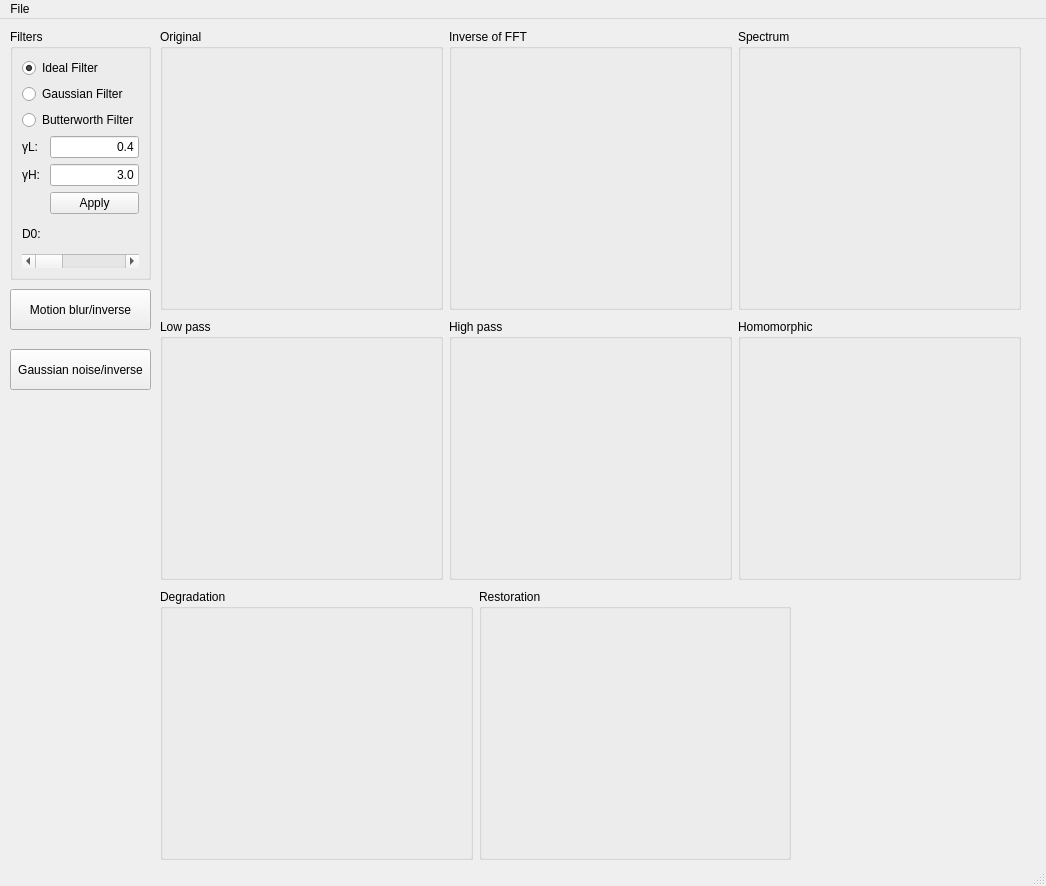
<?xml version="1.0" encoding="UTF-8"?>
<ui version="4.0">
 <class>MainWindow</class>
 <widget class="QMainWindow" name="MainWindow">
  <property name="geometry">
   <rect>
    <x>0</x>
    <y>0</y>
    <width>1046</width>
    <height>886</height>
   </rect>
  </property>
  <property name="windowTitle">
   <string>MainWindow</string>
  </property>
  <widget class="QWidget" name="centralwidget">
   <widget class="QGroupBox" name="filter_groupbox">
    <property name="geometry">
     <rect>
      <x>10</x>
      <y>10</y>
      <width>141</width>
      <height>251</height>
     </rect>
    </property>
    <property name="title">
     <string>Filters</string>
    </property>
    <layout class="QGridLayout" name="gridLayout_2">
     <item row="6" column="0">
      <widget class="QLabel" name="label_3">
       <property name="text">
        <string>γH: </string>
       </property>
      </widget>
     </item>
     <item row="7" column="1">
      <widget class="QPushButton" name="apply_button">
       <property name="text">
        <string>Apply</string>
       </property>
      </widget>
     </item>
     <item row="5" column="0">
      <widget class="QLabel" name="label_4">
       <property name="text">
        <string>γL: </string>
       </property>
      </widget>
     </item>
     <item row="6" column="1">
      <widget class="QLineEdit" name="gamma_H">
       <property name="text">
        <string>3.0</string>
       </property>
       <property name="alignment">
        <set>Qt::AlignRight|Qt::AlignTrailing|Qt::AlignVCenter</set>
       </property>
      </widget>
     </item>
     <item row="2" column="0" colspan="2">
      <widget class="QRadioButton" name="bf_radiobutton">
       <property name="text">
        <string>Butterworth Filter</string>
       </property>
      </widget>
     </item>
     <item row="1" column="0" colspan="2">
      <widget class="QRadioButton" name="gf_radiobutton">
       <property name="text">
        <string>Gaussian Filter</string>
       </property>
      </widget>
     </item>
     <item row="0" column="0" colspan="2">
      <widget class="QRadioButton" name="if_radiobutton">
       <property name="text">
        <string>Ideal Filter</string>
       </property>
       <property name="checked">
        <bool>true</bool>
       </property>
      </widget>
     </item>
     <item row="5" column="1">
      <widget class="QLineEdit" name="gamma_L">
       <property name="text">
        <string>0.4</string>
       </property>
       <property name="alignment">
        <set>Qt::AlignRight|Qt::AlignTrailing|Qt::AlignVCenter</set>
       </property>
      </widget>
     </item>
     <item row="9" column="0" colspan="2">
      <widget class="QLabel" name="cut_off_label">
       <property name="text">
        <string>D0: </string>
       </property>
      </widget>
     </item>
     <item row="10" column="0" colspan="2">
      <widget class="QScrollBar" name="cut_off_scrollbar">
       <property name="orientation">
        <enum>Qt::Horizontal</enum>
       </property>
      </widget>
     </item>
    </layout>
   </widget>
   <widget class="QWidget" name="layoutWidget">
    <property name="geometry">
     <rect>
      <x>160</x>
      <y>10</y>
      <width>861</width>
      <height>281</height>
     </rect>
    </property>
    <layout class="QGridLayout" name="result_layout">
     <item row="0" column="3">
      <widget class="QGroupBox" name="spectrum_groupbox">
       <property name="title">
        <string>Spectrum</string>
       </property>
       <layout class="QHBoxLayout" name="horizontalLayout_3">
        <item>
         <widget class="QLabel" name="spectrum_image">
          <property name="text">
           <string/>
          </property>
          <property name="scaledContents">
           <bool>true</bool>
          </property>
         </widget>
        </item>
       </layout>
      </widget>
     </item>
     <item row="0" column="2">
      <widget class="QGroupBox" name="ifft_groupbox">
       <property name="title">
        <string>Inverse of FFT</string>
       </property>
       <layout class="QHBoxLayout" name="horizontalLayout_4">
        <item>
         <widget class="QLabel" name="ifft_image">
          <property name="text">
           <string/>
          </property>
          <property name="scaledContents">
           <bool>true</bool>
          </property>
         </widget>
        </item>
       </layout>
      </widget>
     </item>
     <item row="0" column="0">
      <widget class="QGroupBox" name="original_groupbox">
       <property name="title">
        <string>Original</string>
       </property>
       <layout class="QHBoxLayout" name="horizontalLayout">
        <item>
         <widget class="QLabel" name="original_image">
          <property name="text">
           <string/>
          </property>
          <property name="scaledContents">
           <bool>true</bool>
          </property>
         </widget>
        </item>
       </layout>
      </widget>
     </item>
    </layout>
   </widget>
   <widget class="QWidget" name="layoutWidget">
    <property name="geometry">
     <rect>
      <x>160</x>
      <y>300</y>
      <width>861</width>
      <height>261</height>
     </rect>
    </property>
    <layout class="QHBoxLayout" name="filter_layout">
     <item>
      <widget class="QGroupBox" name="lowpass_groupbox">
       <property name="title">
        <string>Low pass</string>
       </property>
       <layout class="QHBoxLayout" name="horizontalLayout_5">
        <item>
         <widget class="QLabel" name="lowpass_image">
          <property name="text">
           <string/>
          </property>
          <property name="scaledContents">
           <bool>true</bool>
          </property>
         </widget>
        </item>
       </layout>
      </widget>
     </item>
     <item>
      <widget class="QGroupBox" name="highpass_groupbox">
       <property name="title">
        <string>High pass</string>
       </property>
       <layout class="QHBoxLayout" name="horizontalLayout_6">
        <item>
         <widget class="QLabel" name="highpass_image">
          <property name="text">
           <string/>
          </property>
          <property name="scaledContents">
           <bool>true</bool>
          </property>
         </widget>
        </item>
       </layout>
      </widget>
     </item>
     <item>
      <widget class="QGroupBox" name="homo_groupbox">
       <property name="title">
        <string>Homomorphic</string>
       </property>
       <layout class="QHBoxLayout" name="horizontalLayout_7">
        <item>
         <widget class="QLabel" name="homo_image">
          <property name="text">
           <string/>
          </property>
          <property name="scaledContents">
           <bool>true</bool>
          </property>
         </widget>
        </item>
       </layout>
      </widget>
     </item>
    </layout>
   </widget>
   <widget class="QWidget" name="layoutWidget_2">
    <property name="geometry">
     <rect>
      <x>160</x>
      <y>570</y>
      <width>631</width>
      <height>271</height>
     </rect>
    </property>
    <layout class="QHBoxLayout" name="filter_layout_2">
     <item>
      <widget class="QGroupBox" name="degra">
       <property name="title">
        <string>Degradation</string>
       </property>
       <layout class="QHBoxLayout" name="horizontalLayout_8">
        <item>
         <widget class="QLabel" name="degradation">
          <property name="text">
           <string/>
          </property>
          <property name="scaledContents">
           <bool>true</bool>
          </property>
         </widget>
        </item>
       </layout>
      </widget>
     </item>
     <item>
      <widget class="QGroupBox" name="highpass_groupbox_2">
       <property name="title">
        <string>Restoration</string>
       </property>
       <layout class="QHBoxLayout" name="horizontalLayout_9">
        <item>
         <widget class="QLabel" name="restoration">
          <property name="text">
           <string/>
          </property>
          <property name="scaledContents">
           <bool>true</bool>
          </property>
         </widget>
        </item>
       </layout>
      </widget>
     </item>
    </layout>
   </widget>
   <widget class="QPushButton" name="pushButton">
    <property name="geometry">
     <rect>
      <x>10</x>
      <y>270</y>
      <width>141</width>
      <height>41</height>
     </rect>
    </property>
    <property name="text">
     <string>Motion blur/inverse</string>
    </property>
   </widget>
   <widget class="QPushButton" name="pushButton_2">
    <property name="geometry">
     <rect>
      <x>10</x>
      <y>330</y>
      <width>141</width>
      <height>41</height>
     </rect>
    </property>
    <property name="text">
     <string>Gaussian noise/inverse</string>
    </property>
   </widget>
  </widget>
  <widget class="QMenuBar" name="menubar">
   <property name="geometry">
    <rect>
     <x>0</x>
     <y>0</y>
     <width>1046</width>
     <height>22</height>
    </rect>
   </property>
   <widget class="QMenu" name="menuFile">
    <property name="title">
     <string>File</string>
    </property>
    <addaction name="load_image"/>
   </widget>
   <addaction name="menuFile"/>
  </widget>
  <widget class="QStatusBar" name="statusbar"/>
  <action name="load_image">
   <property name="text">
    <string>Load Image</string>
   </property>
  </action>
 </widget>
 <resources/>
 <connections/>
</ui>
